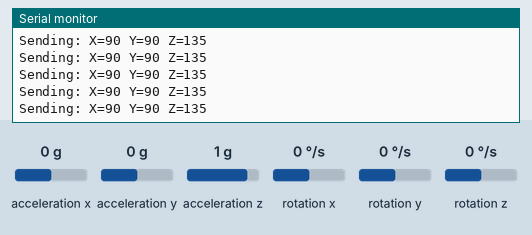
A sketch run on a simulated STM32 Blue Pill. Parts: the last lines printed to the serial monitor. The inputs (shaded band) are chosen by the test bench; at power-on: acceleration x 0 g, acceleration y 0 g, acceleration z 1 g, rotation x 0 °/s, rotation y 0 °/s, rotation z 0 °/s. No radio packets arrive unless stated.

Above: at 1.2 s.
1.3 s: acceleration x set to -1.4 g
At 1.45 s:
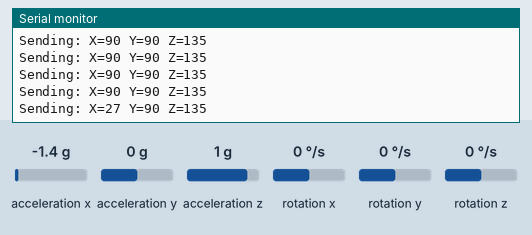
2.8 s: acceleration y set to -1.4 g
At 2.91 s:
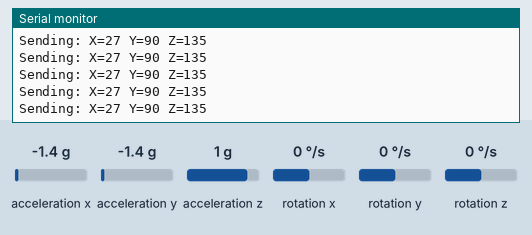
4.3 s: acceleration z set to -1.4 g
At 4.37 s:
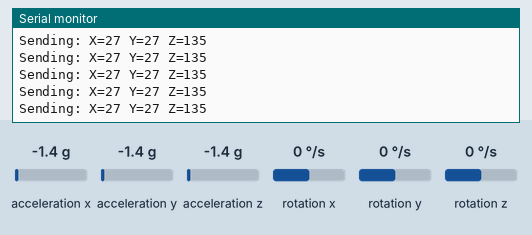

The sketch:

IMU_Transmit.ino
```cpp
#include <Wire.h>
#include <MPU6050.h>
#include <SPI.h>
#include <LoRa.h>

#define SS   PA4   // LoRa NSS
#define RST  PA3   // LoRa Reset
#define DIO0 PB0   // LoRa DIO0

MPU6050 mpu;

void setup() {
    Serial.begin(115200);
    Wire.begin();  // Initialize I2C

    // Initialize MPU6050
    mpu.initialize();
    if (!mpu.testConnection()) {
        Serial.println("MPU6050 connection failed!");
        while (1);
    } else {
        Serial.println("MPU6050 initialized.");
    }

    // Set up LoRa module
    LoRa.setPins(SS, RST, DIO0);
    if (!LoRa.begin(433E6)) {
        Serial.println("LoRa startup failed!");
        while (1);
    } else {
        Serial.println("LoRa initialized.");
    }
}

void loop() {
    int16_t ax, ay, az;

    // Read accelerometer values
    mpu.getAcceleration(&ax, &ay, &az);

    // Map raw accelerometer values (-32768 to 32767) to 0-180
    int x_mapped = map(ax, -32768, 32767, 0, 180);
    int y_mapped = map(ay, -32768, 32767, 0, 180);
    int z_mapped = map(az, -32768, 32767, 0, 180);

    Serial.print("Sending: X=");
    Serial.print(x_mapped);
    Serial.print(" Y=");
    Serial.print(y_mapped);
    Serial.print(" Z=");
    Serial.println(z_mapped);

    // Send data via LoRa
    LoRa.beginPacket();
    LoRa.print(x_mapped);
    LoRa.print(",");
    LoRa.print(y_mapped);
    LoRa.print(",");
    LoRa.print(z_mapped);
    LoRa.endPacket();

    delay(100);
}
```

Measured:
- after the input at 1.3 s, the serial monitor: prints a new line at once (image 1)
